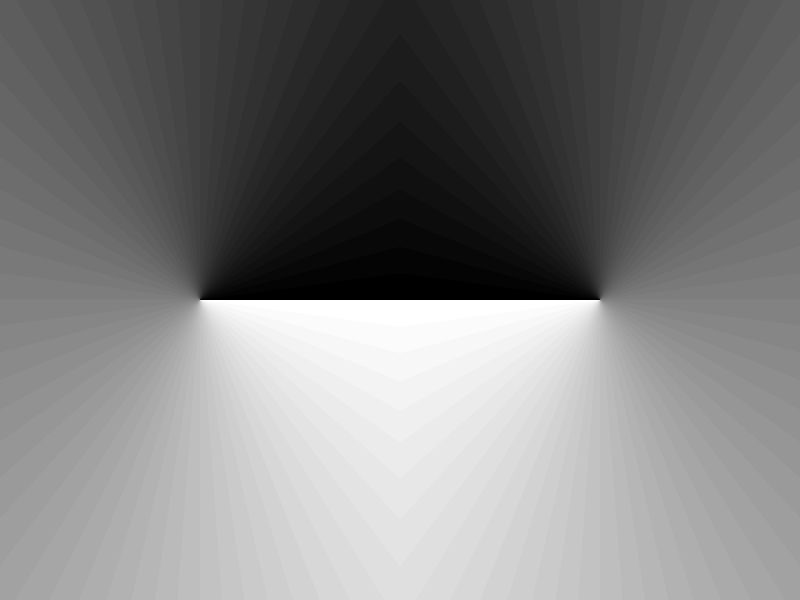

This chart was generated by the following MATLAB code:
close all
clear all
clc


x = -480 : 1 : 480; % a row-vector of points for the x-axis
y = -540 : 1 : 540; % a row-vector of points for the y-axis
[X,Y] = meshgrid(x,y); % create matrices for grids of X and Y
T_0=1;
alpha=1;
l=1;
bigdelta=150;
G=bigdelta;
[M,N]=size(X)
for m = 1:M
for n = 1:N
q = atan2(Y(m,n),X(m,n));
r = sqrt(Y(m,n)^2 + X(m,n)^2);
T(m,n) =mod(q*l,2*pi); % spiral phase mask
%T(m,n) = T_0*exp(alpha*1i*cos(l/2*q-(2*pi*r*cos(q))/G)); % forked diffraction grating
%T(m,n) = 1;
end
end

Treal=real(T);


gray_colormap = colormap('gray');


% x=1:1:1920;
% y=1:1:1080;
% [C,D]=meshgrid(x,y);
% 
% for b=1:1:1080
%     for a=1:1:960
%         B(b,a)=Treal(b,a); 
%         B(b,1921-a)=Treal(b,a);
%     end
% end
% 
% Breal=real(B);
% 
% fig1 = figure(1);
% figure(1);
% fig1_colormap = gray_colormap;
% pcolor(C,D,Breal)
% colormap(fig1_colormap)
% shading interp
% pos2 = get(gca, 'Position');
% pos2(1) = 0.0;
% pos2(2) = 0.0;
% pos2(3) = 1;
% pos2(4) = 1;
% set(gca, 'Position', pos2)
% 
% saveas(fig1,'ph.png')


x=1:1:1920;
y=1:1:1080;
[C,D]=meshgrid(x,y);

for b=1:1:1080
    for a=1:1:960
        B(b,a)=Treal(b,a); 
        B(b,1921-a)=Treal(b,a);
    end
end

Breal=real(B);

fig1 = figure(1);
figure(1);
fig1_colormap = gray_colormap;
pcolor(C,D,Breal)
colormap(fig1_colormap)
shading interp
pos2 = get(gca, 'Position');
pos2(1) = 0.0;
pos2(2) = 0.0;
pos2(3) = 1;
pos2(4) = 1;
set(gca, 'Position', pos2)

saveas(fig1,'ph.png')
